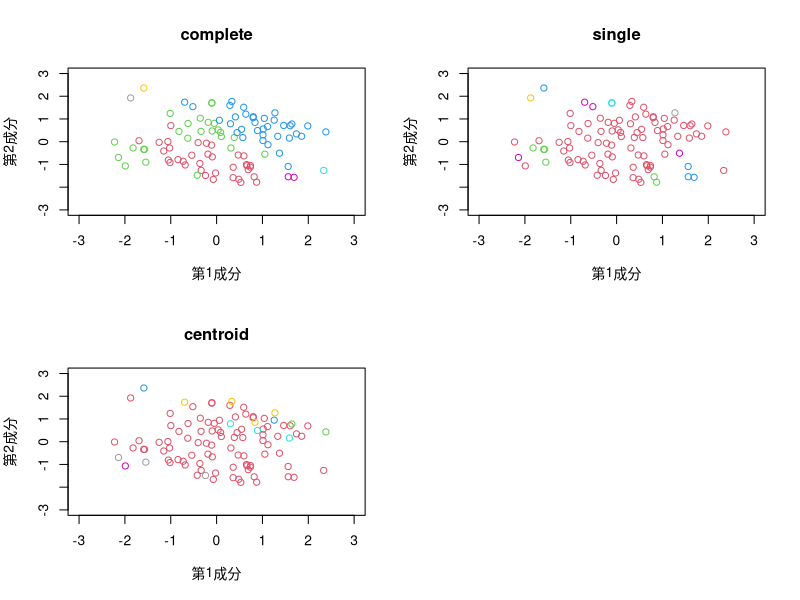

Write the R code that produced this figure. (Note: a time limit stopped this script after it produced the figure.)
# Load library

# Clear environment
rm(list = ls())

# Setting Japanese font (for MacOSX)
# par(family= "HiraKakuProN-W3")

# Chapter9 e.g.83
# 階層的クラスタリング
dist_complete <- function(x, y) {
  x <- as.matrix(x)
  y <- as.matrix(y)
  r <- nrow(x)
  s <- nrow(y)
  dist_max <- 0
  for (i in 1:r) {
    for (j in 1:s) {
      d <- norm(x[i, ] - y[j, ], "2")
      if (d > dist_max) {
        dist_max <- d
      }
    }
  }
  return(dist_max)
}

dist_single <- function(x, y) {
  x <- as.matrix(x)
  y <- as.matrix(y)
  r <- nrow(x)
  s <- nrow(y)
  dist_min <- Inf
  for (i in 1:r) {
    for (j in 1:s) {
      d <- norm(x[i, ] - y[j, ], "2")
      if (d < dist_min) {
        dist_min <- d
      }
    }
  }
  return(dist_min)
}

dist_centroid <- function(x, y) {
  x <- as.matrix(x)
  y <- as.matrix(y)
  r <- nrow(x)
  s <- nrow(y)
  x_bar <- 0
  for (i in 1:r) {
    x_bar <- x_bar + x[i, ]
    x_bar <- x_bar / r
  }
  y_bar <- 0
  for (i in 1:s) {
    y_bar <- y_bar + y[i, ]
    y_bar <- y_bar / s
  }
  return(norm(x_bar - y_bar, "2") ^ 2)
}

dist_average <- function(x, y) {
  x <- as.matrix(x)
  y <- as.matrix(y)
  r <- nrow(x)
  s <- nrow(y)
  S <- 0
  for (i in 1:r) {
    for (j in 1:s) {
      d <- norm(x[i, ] - y[j, ], "2")
      S <- S + d
    }
  }
  return(S / r / s)
}

hc <- function(X, dd = "complete") {
  n <- nrow(X)
  index <- list()
  for (i in 1:n) {
    index[[i]] <- list(i)
  }
  cluster <- list()
  for (k in n:2) {
    dist_min <- Inf
    for (i in 1:(k - 1)) {
      for (j in (i + 1):k) {
        i_0 <- unlist(index[[i]])
        j_0 <- unlist(index[[j]])
        d <- switch(dd,
                    "complete" = dist_complete(X[i_0, ], X[j_0, ]),
                    "single" = dist_single(X[i_0, ], X[j_0, ]),
                    "centroid" = dist_centroid(X[i_0, ], X[j_0, ]),
                    "average" = dist_average(X[i_0, ], X[j_0, ]))
        if (d < dist_min) {
          dist_min <- d
          i_1 <- i
          j_1 <- j
        }
      }
    }
    index[[i_1]] <- append(index[[i_1]], index[[j_1]])
    if (j_1 < k) {
      for (h in (j_1 + 1):k) {
        index[[h - 1]] <- index[[h]]
      }
    }
    index[[k]] <- NULL
    cluster[[k - 1]] <- index
  }
  return(cluster)
}

n <- 100
p <- 2
K <- 7
X <- matrix(rnorm(n * p), ncol = p, nrow = n)
par(mfrow = c(2, 2))
for (d in c("complete", "single", "centroid", "average")) {
  cluster <- hc(X, dd = d)
  grp <- cluster[[K]]
  plot(-3:3, -3:3, 
       xlab = "第1成分", ylab = "第2成分",
       type = "n", main = d)
  for (k in 1:K) {
    z <- unlist(grp[[k]])
    x <- X[z, 1]
    y <- X[z, 2]
    points(x, y, col = k + 1)
  }
}
par(mfrow = c(1, 1))
